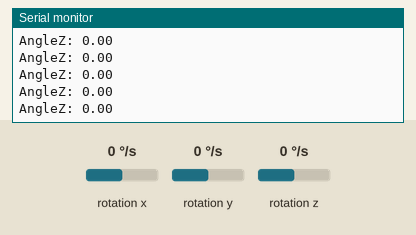
This sketch was run on a simulated ESP8266 (NodeMCU). Parts: the last lines printed to the serial monitor. Wiring (inferred from the names in the program): MPU-6050 motion sensor at I2C address 0x68. The inputs (shaded band) are chosen by the test bench; at power-on: rotation x 0 °/s, rotation y 0 °/s, rotation z 0 °/s. WiFi joins after 1.5 s; servers stay silent unless stated.

Above: at 3.2 s.
3.3 s: rotation x set to -192 °/s
At 3.57 s:
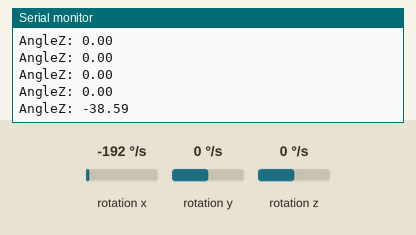
4.8 s: rotation x set to -100 °/s
At 4.97 s:
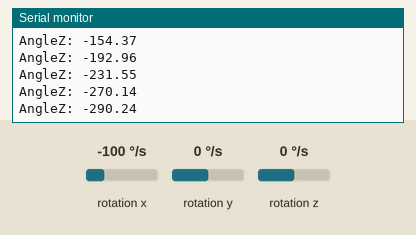
Timing chart, 0 to 7.8 s (numbered marks = the images above; inputs shaded):
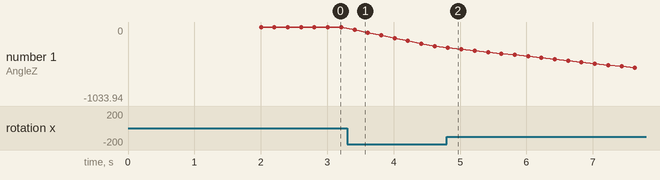

Measured:
- after the input at 3.3 s, the serial monitor: prints a new line after 0.11 s (image 1)
- after the input at 4.8 s, the serial monitor: prints a new line at once (image 2)
- plotted number 1: 0 → -270.14 after the input at 3.3 s, -270.14 → -1033.94 after the input at 4.8 s

The sketch:

Gyro_thetacalc.ino
```cpp
#include <ESP8266WiFi.h>
#include <Wire.h>
#include <WiFiClient.h>

// Wi-Fi credentials
const char* ssid = "YOUR_WIFI_SSID";            // Your Wi-Fi SSID
const char* password = "YOUR_WIFI_PASSWORD";  // Your Wi-Fi password
const char* host = "192.168.1.x";       // IP address of your MacBook (make sure it's on the same network)
const uint16_t port = 23456;            // Port number to connect to on the MacBook

// I2C address of the MPU-6050
const int MPU_addr = 0x68;              // I2C address of the MPU-6050
int16_t GyZ;                           // Z-axis gyroscope raw data
float gyroZ_deg_per_sec;               // Gyroscope data in degrees per second
float angleZ = 0;                      // Angular displacement along the Z-axis

unsigned long previousTime = 0;
unsigned long currentTime;
float deltaTime;  // Time difference between samples

WiFiClient client;

void setup() {
  Serial.begin(115200);   // Start Serial Monitor for debugging
  Wire.begin();

  // Initialize MPU-6050
  Wire.beginTransmission(MPU_addr);
  Wire.write(0x6B);  // Power management register
  Wire.write(0);     // Wake up the MPU-6050
  Wire.endTransmission(true);

  // Connect to Wi-Fi
  WiFi.begin(ssid, password);
  while (WiFi.status() != WL_CONNECTED) {
    delay(1000);
    Serial.println("Connecting to WiFi...");
  }
  Serial.println("Connected to WiFi");
}

void loop() {
  // Calculate the time difference (deltaTime) in seconds
  currentTime = millis();
  deltaTime = (currentTime - previousTime) / 1000.0;  // Convert to seconds

  // Update data every 10ms (100Hz sample rate)
  if (deltaTime >= 0.01) {
    previousTime = currentTime;  // Update previousTime for next loop

    // Read gyroscope data from the MPU-6050
    Wire.beginTransmission(MPU_addr);
    Wire.write(0x43);  // Starting register for gyroscope data (Z-axis)
    Wire.endTransmission(false);
    Wire.requestFrom(MPU_addr, 6, true);  // Request 6 bytes of gyroscope data

    GyZ = (Wire.read() << 8 | Wire.read());  // Read Z-axis gyroscope data (raw format)

    // Convert raw gyroscope data to degrees per second (assuming ±250°/s range)
    gyroZ_deg_per_sec = GyZ / 131.0;  // Conversion factor (131.0 for ±250°/s)

    // Calculate angular displacement (integrating angular velocity)
    angleZ += gyroZ_deg_per_sec * deltaTime;

    // Print the current angular displacement to the Serial Monitor (optional)
    Serial.print("AngleZ: ");
    Serial.println(angleZ);

    // Connect to the server (MacBook) on port 23456
    if (client.connect(host, port)) {
      String data = String(angleZ);  // Prepare the angular displacement data
      client.println(data);          // Send the angleZ data to the server

      // Optionally, wait for the server's response
      while (client.available()) {
        char c = client.read();
        Serial.print(c);
      }

      client.stop();  // Close the connection
    } else {
      Serial.println("Connection failed");
    }
  }
}
```
